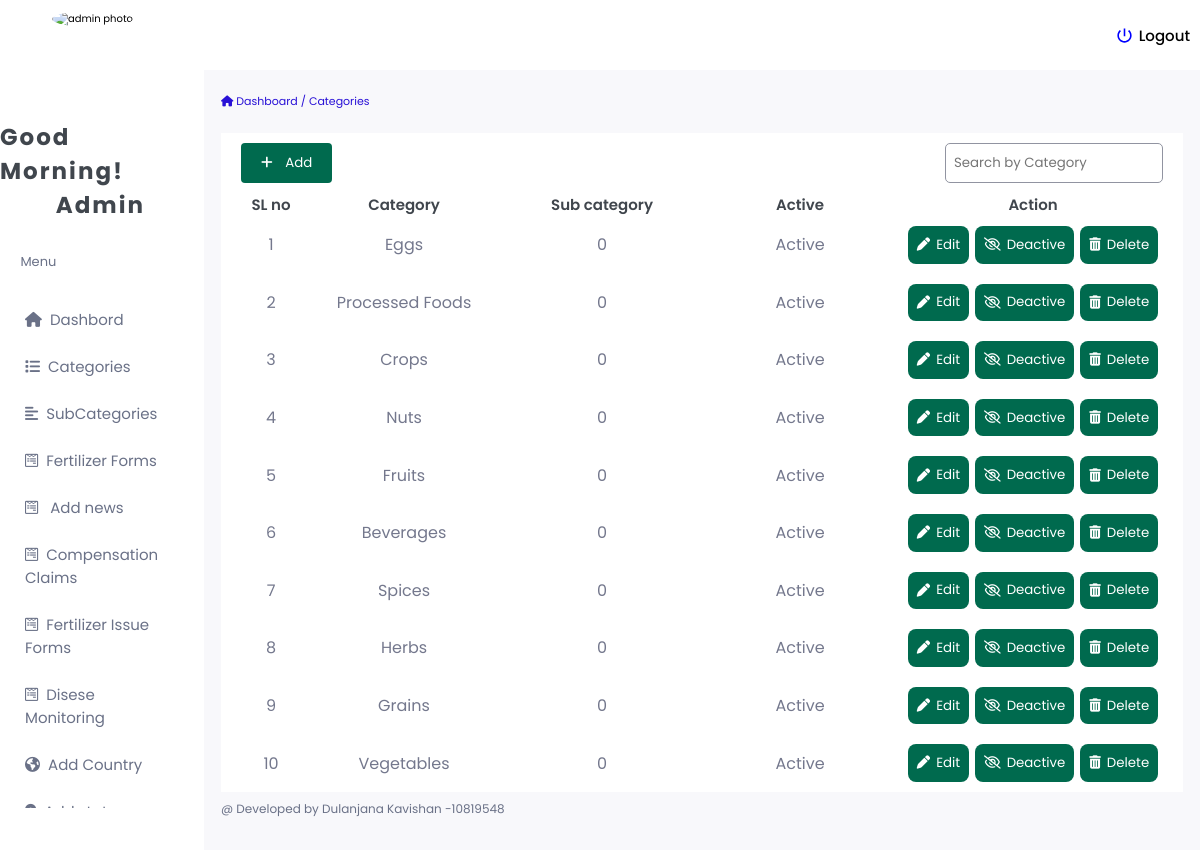
The page /Admin/categories.php (signed in) on the database its author committed.
### tables this page shows
CREATE TABLE `categories` (
  `id` int(11) NOT NULL,
  `category` varchar(255) NOT NULL,
  `status` tinyint(1) NOT NULL
);

### Admin/categories.php (the view, shortened to what this page needs)
<?php
require('require/top.php');
?>
<div class="wrwr">
    <div class="path">
        <a href="index.php"><i class="fa fa-home" aria-hidden="true"></i> Dashboard</a>
        <span>/</span>
        <a href="categories.php">Categories</a>
    </div>
    <div class="rowbtn">
        <div class="b">
            <button class="add" onclick="showadctfa()">
                <i class="fa fa-plus" aria-hidden="true"></i> &nbsp;Add
            </button>
            <input type="text" placeholder="Search by Category" id="sfield" onkeyup="search('sfield','catname')" />
        </div>
    </div>
    <div class="catbox-row">
        <div class="catbox">
            <div class="heading">
                <div class="sl">SL no</div>
                <div class="catnameh">Category</div>
                <div class="nos">Sub category</div>
                <div class="status">
                    <span class="active_span">Active</span>
                </div>
                <div class="action">Action</div>
            </div>
            <div class="bspace" id='catrows'>
                <?php
                $query = "select * from categories order by id desc";
                $res = mysqli_query($con, $query);
                $i = 1;
                while ($row = mysqli_fetch_assoc($res)) {
                    $st = '';
                    $cb = '';
                    $idd = $row['id'];
                    if ($row['status'] == 1) {
                        $st = "Active";
                        $cb = "<button class='deactive' onclick='cat_acdc($idd, 0)'>
              <i class='fa fa-eye-slash' aria-hidden='true'></i>Deactive
            </button>";
                    }
                ?>
                    <div class="detailrow">
                        <div class="sl"><?php echo $i; ?></div>
                        <div class="catname"><?php echo $row['category']; ?></div>
                        <?php
                        $nm = $row['id'];
                        $q = "select * from subcategories where cat_id='$nm'";
                        $r = mysqli_query($con, $q);
                        $nor = mysqli_num_rows($r);
                        ?>
                        <div class="nos"><?php echo $nor; ?></div>
                        <div class="status">
                            <span class="active_span">
                                <?php echo $st; ?>
                            </span>
                        </div>
                        <div class="action">
                            <button class="edit" onclick="editcat(<?php echo $row['id']; ?>)">
                                <i class="fa fa-pen" aria-hidden="true"></i>Edit
                            </button>
                            <?php echo $cb; ?>
                            <button class="delete" onclick="catdelete(<?php echo $row['id']; ?>)">
                                <i class="fa fa-trash" aria-hidden="true"></i>Delete
                            </button>
                        </div>
                    </div>
                <?php
                    $i++;
                }
                ?>
            </div>
        </div>
    </div>
    <div class="row" style="
              display: block;
              margin-bottom: 2rem;
              font-size: 1.2rem;
              color: #6a7187;
            ">
        @ Developed by Dulanjana Kavishan -10819548
    </div>
</div>
<?php
require('require/foot.php');
?>

### rows shown on the page
categories: category "Eggs", nor "0", status "Active"
categories: category "Processed Foods", nor "0", status "Active"
categories: category "Crops", nor "0", status "Active"
categories: category "Nuts", nor "0", status "Active"
categories: category "Fruits", nor "0", status "Active"
categories: category "Beverages", nor "0", status "Active"
categories: category "Spices", nor "0", status "Active"
categories: category "Herbs", nor "0", status "Active"
categories: category "Grains", nor "0", status "Active"
categories: category "Vegetables", nor "0", status "Active"
